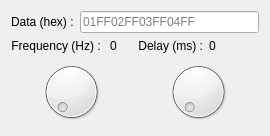
<?xml version="1.0" encoding="UTF-8"?>
<ui version="4.0">
 <class>Form</class>
 <widget class="QWidget" name="Form">
  <property name="geometry">
   <rect>
    <x>0</x>
    <y>0</y>
    <width>270</width>
    <height>136</height>
   </rect>
  </property>
  <property name="windowTitle">
   <string>Form</string>
  </property>
  <layout class="QVBoxLayout" name="verticalLayout_3">
   <item>
    <layout class="QHBoxLayout" name="horizontalLayout_4">
     <item>
      <widget class="QLabel" name="label">
       <property name="text">
        <string>Data (hex) :</string>
       </property>
       <property name="alignment">
        <set>Qt::AlignLeading|Qt::AlignLeft|Qt::AlignVCenter</set>
       </property>
      </widget>
     </item>
     <item>
      <widget class="QLineEdit" name="lineEdit">
       <property name="placeholderText">
        <string>01FF02FF03FF04FF</string>
       </property>
      </widget>
     </item>
    </layout>
   </item>
   <item>
    <layout class="QHBoxLayout" name="horizontalLayout_5">
     <item>
      <layout class="QVBoxLayout" name="verticalLayout">
       <item>
        <layout class="QHBoxLayout" name="horizontalLayout">
         <item>
          <widget class="QLabel" name="label_2">
           <property name="sizePolicy">
            <sizepolicy hsizetype="Preferred" vsizetype="Preferred">
             <horstretch>0</horstretch>
             <verstretch>0</verstretch>
            </sizepolicy>
           </property>
           <property name="layoutDirection">
            <enum>Qt::LeftToRight</enum>
           </property>
           <property name="text">
            <string>Frequency (Hz) : </string>
           </property>
           <property name="alignment">
            <set>Qt::AlignRight|Qt::AlignTrailing|Qt::AlignVCenter</set>
           </property>
          </widget>
         </item>
         <item>
          <widget class="QLabel" name="label_3">
           <property name="sizePolicy">
            <sizepolicy hsizetype="Minimum" vsizetype="Preferred">
             <horstretch>0</horstretch>
             <verstretch>0</verstretch>
            </sizepolicy>
           </property>
           <property name="layoutDirection">
            <enum>Qt::LeftToRight</enum>
           </property>
           <property name="text">
            <string>0</string>
           </property>
           <property name="alignment">
            <set>Qt::AlignLeading|Qt::AlignLeft|Qt::AlignVCenter</set>
           </property>
          </widget>
         </item>
        </layout>
       </item>
       <item>
        <widget class="QDial" name="dial">
         <property name="sizePolicy">
          <sizepolicy hsizetype="Preferred" vsizetype="Expanding">
           <horstretch>0</horstretch>
           <verstretch>0</verstretch>
          </sizepolicy>
         </property>
        </widget>
       </item>
      </layout>
     </item>
     <item>
      <layout class="QVBoxLayout" name="verticalLayout_2">
       <item>
        <layout class="QHBoxLayout" name="horizontalLayout_3">
         <item>
          <widget class="QLabel" name="label_4">
           <property name="sizePolicy">
            <sizepolicy hsizetype="Preferred" vsizetype="Preferred">
             <horstretch>0</horstretch>
             <verstretch>0</verstretch>
            </sizepolicy>
           </property>
           <property name="text">
            <string>Delay (ms) :</string>
           </property>
           <property name="alignment">
            <set>Qt::AlignRight|Qt::AlignTrailing|Qt::AlignVCenter</set>
           </property>
          </widget>
         </item>
         <item>
          <widget class="QLabel" name="label_5">
           <property name="sizePolicy">
            <sizepolicy hsizetype="Minimum" vsizetype="Preferred">
             <horstretch>0</horstretch>
             <verstretch>0</verstretch>
            </sizepolicy>
           </property>
           <property name="text">
            <string>0</string>
           </property>
           <property name="alignment">
            <set>Qt::AlignLeading|Qt::AlignLeft|Qt::AlignVCenter</set>
           </property>
          </widget>
         </item>
        </layout>
       </item>
       <item>
        <widget class="QDial" name="dial_2">
         <property name="sizePolicy">
          <sizepolicy hsizetype="Preferred" vsizetype="Expanding">
           <horstretch>0</horstretch>
           <verstretch>0</verstretch>
          </sizepolicy>
         </property>
        </widget>
       </item>
      </layout>
     </item>
    </layout>
   </item>
  </layout>
 </widget>
 <resources/>
 <connections>
  <connection>
   <sender>dial</sender>
   <signal>valueChanged(int)</signal>
   <receiver>label_3</receiver>
   <slot>setNum(int)</slot>
   <hints>
    <hint type="sourcelabel">
     <x>246</x>
     <y>167</y>
    </hint>
    <hint type="destinationlabel">
     <x>140</x>
     <y>167</y>
    </hint>
   </hints>
  </connection>
  <connection>
   <sender>dial_2</sender>
   <signal>valueChanged(int)</signal>
   <receiver>label_5</receiver>
   <slot>setNum(int)</slot>
   <hints>
    <hint type="sourcelabel">
     <x>309</x>
     <y>179</y>
    </hint>
    <hint type="destinationlabel">
     <x>354</x>
     <y>112</y>
    </hint>
   </hints>
  </connection>
 </connections>
</ui>
